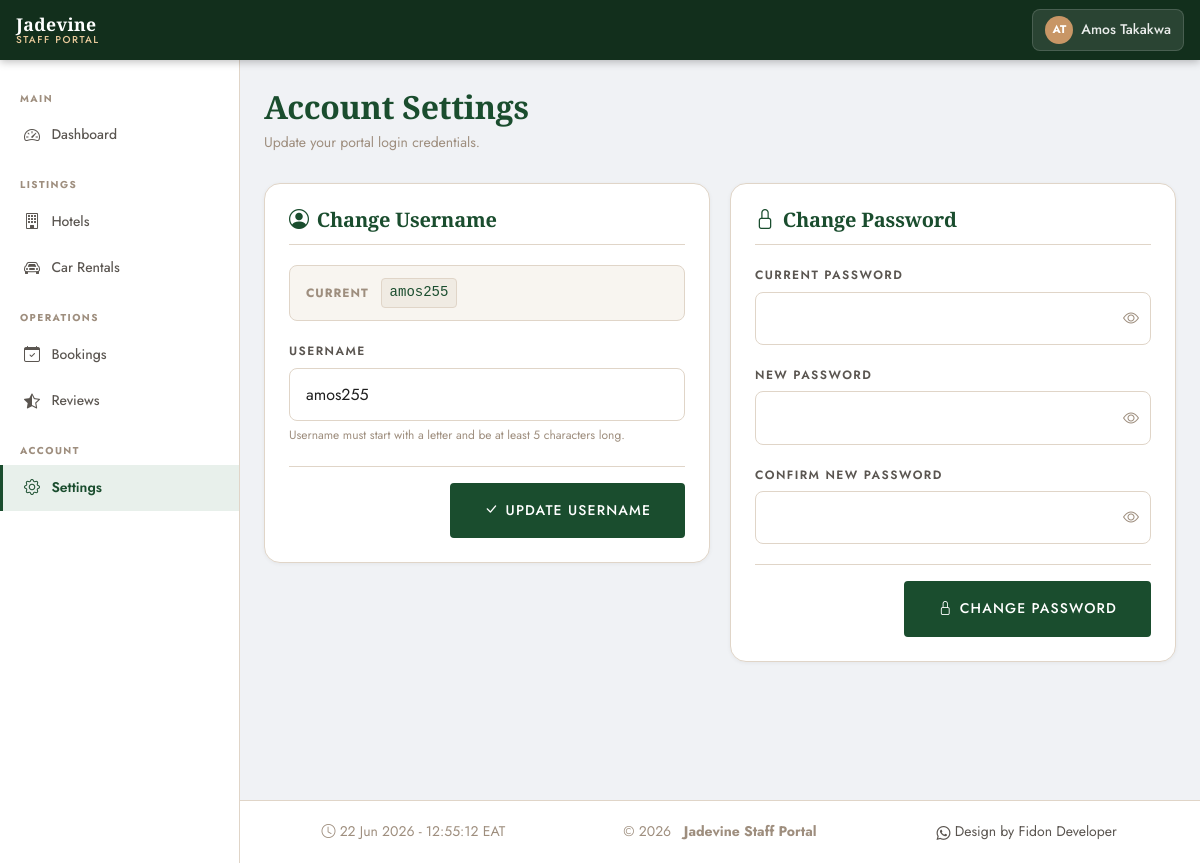
The page /portal/settings/ (signed in) on the database its author committed.
### apps/accounts/models.py (models this page shows, shortened)
class CustomUser(AbstractUser):
    LANGUAGE_CHOICES = [
        ('en', 'English'),
        ('fr', 'Français'),
        ('ru', 'Русский'),
    ]
    phone = models.CharField(
        max_length=20,
        blank=True,
        null=True,
        verbose_name=_('Phone Number'),
    )
    nationality = models.CharField(
        max_length=100,
        blank=True,
        null=True,
        verbose_name=_('Nationality'),
    )
    preferred_language = models.CharField(
        max_length=5,
        choices=LANGUAGE_CHOICES,
        default='en',
        verbose_name=_('Preferred Language'),
    )
    profile_photo = models.ImageField(
        upload_to='profiles/',
        blank=True,
        null=True,
        verbose_name=_('Profile Photo'),
    )
    class Meta:
        verbose_name = _('User')
        verbose_name_plural = _('Users')

### apps/portal/views/settings.py (the view, shortened to what this page needs)
# urls.py: path('settings/', PortalSettingsView.as_view(), name='settings'),
class PortalSettingsView(PortalRequiredMixin, View):
    template_name = 'portal/portal_settings.html'
    def _context(self, request, username_form=None, password_form=None):
        return {
            'username_form': username_form or PortalUsernameForm(
                instance=request.user
            ),
            'password_form': password_form or PortalPasswordChangeForm(
                user=request.user
            ),
        }
    def get(self, request):
        return render(request, self.template_name, self._context(request))

### apps/portal/views/settings.py (shortened to what this page needs)
class PortalUsernameForm(django_forms.ModelForm):
    class Meta:
        model  = CustomUser
        fields = ['username']
        widgets = {
            'username': django_forms.TextInput(attrs={
                'class': 'jd-input',
                'autocomplete': 'off',
            }),
        }
        labels = {'username': _('Username')}

class PortalPasswordChangeForm(PasswordChangeForm):
    def __init__(self, *args, **kwargs):
        super().__init__(*args, **kwargs)
        for field in self.fields.values():
            field.widget.attrs.update({'class': 'jd-input'})

### apps/core/context_processors.py (called while the page is built, shortened)
def seo(request):
    path = request.path
    public = is_public_i18n_path(path)
    has_query = bool(request.META.get('QUERY_STRING'))
    canonical = absolute_url(path)
    alternates = []
    x_default = None
    robots_index = public and not has_query
    return {
        'SEO': {
            'site_url': get_site_url(),
            'canonical_url': canonical,
            'hreflang_alternates': alternates,
            'hreflang_x_default': x_default,
            'robots_index': robots_index,
            'is_public': public,
            'og_locale': OG_LOCALE_MAP.get(getattr(request, 'LANGUAGE_CODE', 'en'), 'en_US'),
        },
        'GA4_MEASUREMENT_ID': getattr(settings, 'GA4_MEASUREMENT_ID', ''),
        'GSC_VERIFICATION': getattr(settings, 'GSC_VERIFICATION', ''),
    }

### apps/core/seo.py (called while the page is built)
def get_site_url():
    return settings.SITE_URL.rstrip('/')

def absolute_url(path):
    if not path:
        return get_site_url() + '/'
    if path.startswith(('http://', 'https://')):
        return path
    if not path.startswith('/'):
        path = '/' + path
    return get_site_url() + path

def is_public_i18n_path(path):
    return not any(path.startswith(p) for p in NON_PUBLIC_PREFIXES)

### apps/portal/mixins.py (called while the page is built)
def get_accessible_reviews(user):
    from apps.reviews.models import Review
    from apps.hotels.models import Hotel
    from apps.cars.models import CarRental
    if hasattr(user, 'miniadminprofile'):
        hotel_ids = Hotel.objects.filter(
            created_by=user
        ).values_list('id', flat=True)
        car_ids = CarRental.objects.filter(
            created_by=user
        ).values_list('id', flat=True)
        return Review.objects.filter(
            models.Q(hotel_id__in=hotel_ids) |
            models.Q(car_id__in=car_ids)
        )
    return Review.objects.all()

def is_mini_admin(user):
    return hasattr(user, 'miniadminprofile')

### templates/portal/portal_settings.html (shortened to what this page needs)
{% extends "portal/portal_base.html" %}
{% load i18n static %}
{% block nav_settings %}active{% endblock %}
{% block page_title %}{% trans "Account Settings" %}{% endblock %}
{% block page_subtitle %}
<p class="portal-page-subtitle">
  {% trans "Update your portal login credentials." %}
</p>
{% endblock %}
{% block extra_css %}
<link rel="stylesheet" href="{% static 'css/portal/portal_settings.css' %}">
{% endblock %}
{% block content %}
<div class="settings-grid">
  <div class="portal-card">
    <div class="portal-card-header">
      <h2 class="portal-card-title">
        <i class="bi bi-person-circle me-2"></i>{% trans "Change Username" %}
      </h2>
    </div>
    <form method="post">
      <div class="settings-current-value">
        <span class="settings-current-label">{% trans "Current" %}</span>
        <code class="settings-current-code">{{ request.user.username }}</code>
      </div>
      <div class="jd-form-group">
        <label class="jd-label" for="{{ username_form.username.id_for_label }}">
          {{ username_form.username.label }}
        </label>
        {{ username_form.username }}
        <div class="settings-field-hint">
          {% trans "Username must start with a letter and be at least 5 characters long." %}
        </div>
      </div>
      <div class="settings-form-footer">
        <button type="submit" class="btn-primary-jd"
                style="display:inline-flex;align-items:center;gap:0.4rem;">
          <i class="bi bi-check-lg"></i> {% trans "Update Username" %}
        </button>
      </div>
    </form>
  </div>
  <div class="portal-card">
    <div class="portal-card-header">
      <h2 class="portal-card-title">
        <i class="bi bi-lock me-2"></i>{% trans "Change Password" %}
      </h2>
    </div>
    <form method="post">
      <div class="jd-form-group">
        <label class="jd-label"
               for="{{ password_form.old_password.id_for_label }}">
          {% trans "Current Password" %}
        </label>
        <div class="settings-pw-wrap">
          {{ password_form.old_password }}
          <button type="button" class="settings-pw-toggle"
                  data-target="{{ password_form.old_password.id_for_label }}"
                  tabindex="-1" aria-label="{% trans 'Toggle visibility' %}">
            <i class="bi bi-eye"></i>
          </button>
        </div>
      </div>
      <div class="jd-form-group">
        <label class="jd-label"
               for="{{ password_form.new_password1.id_for_label }}">
          {% trans "New Password" %}
        </label>
        <div class="settings-pw-wrap">
          {{ password_form.new_password1 }}
          <button type="button" class="settings-pw-toggle"
                  data-target="{{ password_form.new_password1.id_for_label }}"
                  tabindex="-1" aria-label="{% trans 'Toggle visibility' %}">
            <i class="bi bi-eye"></i>
          </button>
        </div>
      </div>
      <div class="jd-form-group">
        <label class="jd-label"
               for="{{ password_form.new_password2.id_for_label }}">
          {% trans "Confirm New Password" %}
        </label>
        <div class="settings-pw-wrap">
          {{ password_form.new_password2 }}
          <button type="button" class="settings-pw-toggle"
                  data-target="{{ password_form.new_password2.id_for_label }}"
                  tabindex="-1" aria-label="{% trans 'Toggle visibility' %}">
            <i class="bi bi-eye"></i>
          </button>
        </div>
      </div>
      <div class="settings-form-footer">
        <button type="submit" class="btn-primary-jd"
                style="display:inline-flex;align-items:center;gap:0.4rem;">
          <i class="bi bi-lock"></i> {% trans "Change Password" %}
        </button>
      </div>
    </form>
  </div>
</div>
{% endblock %}

### templates/portal/portal_base.html (shortened to what this page needs)
{% load static i18n %}
<!DOCTYPE html>
<html lang="en">
<head>
  <link rel="stylesheet"
        href="https://cdn.jsdelivr.net/npm/bootstrap@5.3.3/dist/css/bootstrap.min.css">
  <link rel="stylesheet"
        href="https://cdn.jsdelivr.net/npm/bootstrap-icons@1.11.3/font/bootstrap-icons.min.css">
  <link rel="stylesheet"
        href="https://cdn.datatables.net/1.13.8/css/dataTables.bootstrap5.min.css">
  <link rel="stylesheet"
        href="https://cdn.datatables.net/buttons/2.4.2/css/buttons.bootstrap5.min.css">
  <link rel="stylesheet" href="{% static 'css/main.css' %}">
  <link rel="stylesheet" href="{% static 'css/portal/portal_base.css' %}">
  {% block extra_css %}{% endblock %}
</head>
<body class="portal-body {% block body_class %}{% endblock %}">
<header class="portal-topbar">
  <a href="{% url 'portal:dashboard' %}" class="portal-topbar-brand">
    <span class="brand-name">Jadevine</span>
    <span class="brand-sub">{% trans "Staff Portal" %}</span>
  </a>
  <div class="portal-topbar-right">
    <div class="portal-user-dropdown dropdown">
      <button class="portal-user-btn dropdown-toggle"
              data-bs-toggle="dropdown"
              aria-expanded="false">
        <span class="portal-user-avatar">
          {{ request.user.first_name|first|upper }}{{ request.user.last_name|first|upper }}
        </span>
        <span class="portal-user-name d-none d-md-inline">
          {{ request.user.get_full_name|default:request.user.username }}
        </span>
      </button>
    </div>
  </div>
</header>
<div class="portal-layout">
  <aside class="portal-sidebar" id="portalSidebar">
    <nav class="portal-nav">
      <div class="portal-nav-section">
        <span class="portal-nav-label">{% trans "Main" %}</span>
        <a href="{% url 'portal:dashboard' %}"
           class="portal-nav-link {% block nav_dashboard %}{% endblock %}">
          <i class="bi bi-speedometer2"></i>
          <span>{% trans "Dashboard" %}</span>
        </a>
      </div>
      <div class="portal-nav-section">
        <span class="portal-nav-label">{% trans "Listings" %}</span>
        <a href="{% url 'portal:hotel_list' %}"
           class="portal-nav-link {% block nav_hotels %}{% endblock %}">
          <i class="bi bi-building"></i>
          <span>{% trans "Hotels" %}</span>
        </a>
        <a href="{% url 'portal:car_list' %}"
           class="portal-nav-link {% block nav_cars %}{% endblock %}">
          <i class="bi bi-car-front"></i>
          <span>{% trans "Car Rentals" %}</span>
        </a>
      </div>
      <div class="portal-nav-section">
        <span class="portal-nav-label">{% trans "Operations" %}</span>
        <a href="{% url 'portal:booking_list' %}"
           class="portal-nav-link {% block nav_bookings %}{% endblock %}">
          <i class="bi bi-calendar-check"></i>
          <span>{% trans "Bookings" %}</span>
        </a>
        <a href="{% url 'portal:review_list' %}"
          class="portal-nav-link {% block nav_reviews %}{% endblock %}">
          <i class="bi bi-star-half"></i>
          <span>{% trans "Reviews" %}</span>
        </a>
      </div>
      <div class="portal-nav-section">
        <span class="portal-nav-label">{% trans "Account" %}</span>
        <a href="{% url 'portal:settings' %}"
           class="portal-nav-link {% block nav_settings %}{% endblock %}">
          <i class="bi bi-gear"></i>
          <span>{% trans "Settings" %}</span>
        </a>
      </div>
    </nav>
  </aside>
  <main class="portal-main">
    {% block page_header %}
    <div class="portal-page-header">
      <div>
        <h1 class="portal-page-title">{% block page_title %}{% endblock %}</h1>
        {% block page_subtitle %}{% endblock %}
      </div>
    </div>
    {% endblock %}
    <div class="portal-content">
      {% block content %}{% endblock %}
    </div>
  </main>
</div>
<footer class="portal-footer">
  <div class="container-fluid">
    <div class="footer-box">
      <span class="server-time">
        <i class="bi bi-clock"></i>
        <span id="liveClock"></span> EAT
      </span>
    </div>
    <div class="footer-box">
      <span class="copy-year">
        &copy; {% now "Y" %} &nbsp; <strong>Jadevine Staff Portal</strong>
      </span>
    </div>
    <div class="footer-box">
      <nav class="portal-footer-nav">
        <a href="https://wa.me/255713529019" class="footer-link">
          <i class="bi bi-whatsapp"></i> Design by Fidon Developer</a>
      </nav>
    </div>
  </div>
</footer>
</body>
</html>

### static/css/main.css (style rules this page uses)
:root { --color-primary: #1a4d2e; --color-primary-dark: #122f1c; --color-primary-light: #2a6b40; --color-primary-xlight: #e8f0eb; --color-accent: #c89666; --color-accent-dark: #a67a50; --color-accent-light: #e8c99a; --color-accent-xlight: #faf3ea; --color-white: #ffffff; --color-off-white: #f8f5f0; --color-light: #f0ebe3; --color-border: #e0d5c8; --color-border-dark: #c8b89a; --color-muted: #9e8e7e; --color-text: #1e1e1e; --color-text-light: #5a5550; --color-text-xlight: #9e8e7e; --color-dark: #111111; --color-dark-2: #1a1a1a; --color-overlay: rgba(18, 47, 28, 0.62); --color-overlay-light: rgba(18, 47, 28, 0.35); --color-overlay-dark: rgba(0, 0, 0, 0.55); --color-success: #2d7a4f; --color-success-bg: #edf7f1; --color-warning: #c89666; --color-warning-bg: #fdf6ee; --color-danger: #b03a2e; --color-danger-bg: #fdf0ee; --color-info: #2471a3; --color-info-bg: #eaf4fb; --font-heading: "Cormorant Garamond", Georgia, serif; --font-body: "Jost", "Segoe UI", sans-serif; --text-xs: 0.75rem; --text-sm: 0.875rem; --text-base: 1rem; --text-md: 1.125rem; --text-lg: 1.25rem; --text-xl: 1.5rem; --text-2xl: 2rem; --text-3xl: 2.5rem; --text-4xl: 3.5rem; --text-5xl: 5rem; --section-py: 100px; --section-px: 0; --container-px: 24px; --radius-sm: 4px; --radius-md: 8px; --radius-lg: 16px; --radius-xl: 24px; --radius-full: 9999px; --shadow-xs: 0 1px 4px rgba(0, 0, 0, 0.06); --shadow-sm: 0 2px 8px rgba(0, 0, 0, 0.08); --shadow-md: 0 4px 20px rgba(0, 0, 0, 0.1); --shadow-lg: 0 8px 40px rgba(0, 0, 0, 0.13); --shadow-xl: 0 20px 60px rgba(0, 0, 0, 0.18); --shadow-card: 0 4px 24px rgba(26, 77, 46, 0.08); --shadow-card-hover: 0 12px 40px rgba(26, 77, 46, 0.16); --transition-fast: 150ms ease; --transition-base: 250ms ease; --transition-slow: 400ms ease; --transition-xslow: 700ms ease; --z-below: -1; --z-base: 0; --z-raised: 10; --z-dropdown: 100; --z-sticky: 200; --z-navbar: 300; --z-overlay: 400; --z-modal: 500; --z-toast: 600; }
*, *::before, *::after { box-sizing: border-box; margin: 0; padding: 0; }
html { scroll-behavior: smooth; font-size: 16px; -webkit-text-size-adjust: 100%; }
body { font-family: var(--font-body); font-weight: 400; font-size: var(--text-base); color: var(--color-text); background-color: var(--color-white); line-height: 1.7; overflow-x: hidden; -webkit-font-smoothing: antialiased; -moz-osx-font-smoothing: grayscale; }
a { color: inherit; text-decoration: none; transition: color var(--transition-base); }
button { font-family: var(--font-body); cursor: pointer; border: none; background: none; }
input, textarea, select { font-family: var(--font-body); }
h1, h2, h3, h4, h5, h6 { font-family: var(--font-heading); font-weight: 500; line-height: 1.15; color: var(--color-text); letter-spacing: -0.01em; }
h1 { font-size: clamp(2.5rem, 5vw, var(--text-5xl)); }
h2 { font-size: clamp(2rem, 3.5vw, var(--text-4xl)); }
p { line-height: 1.75; color: var(--color-text-light); }
.btn-primary-jd { display: inline-flex; align-items: center; gap: 0.5rem; background-color: var(--color-primary); color: var(--color-white); font-family: var(--font-body); font-size: var(--text-sm); font-weight: 500; letter-spacing: 0.08em; text-transform: uppercase; padding: 14px 32px; border: 2px solid var(--color-primary); border-radius: var(--radius-sm); transition: all var(--transition-base); cursor: pointer; white-space: nowrap; }
.jd-form-group { margin-bottom: 1.25rem; }
.jd-label { display: block; font-size: var(--text-xs); font-weight: 600; letter-spacing: 0.12em; text-transform: uppercase; color: var(--color-text-light); margin-bottom: 6px; }
.jd-input { width: 100%; padding: 12px 16px; font-family: var(--font-body); font-size: var(--text-base); color: var(--color-text); background-color: var(--color-white); border: 1.5px solid var(--color-border); border-radius: var(--radius-md); outline: none; transition: border-color var(--transition-base), box-shadow var(--transition-base); appearance: none; -webkit-appearance: none; }
.jd-input::placeholder { color: var(--color-muted); font-weight: 300; }

### rows shown on the page
CustomUser: user.first_name|first "A", user.last_name|first "T", user.get_full_name "Amos Takakwa", user.username "amos255", username "amos255"

### other values the page prints
{{ username_form.username.label }} "USERNAME"
